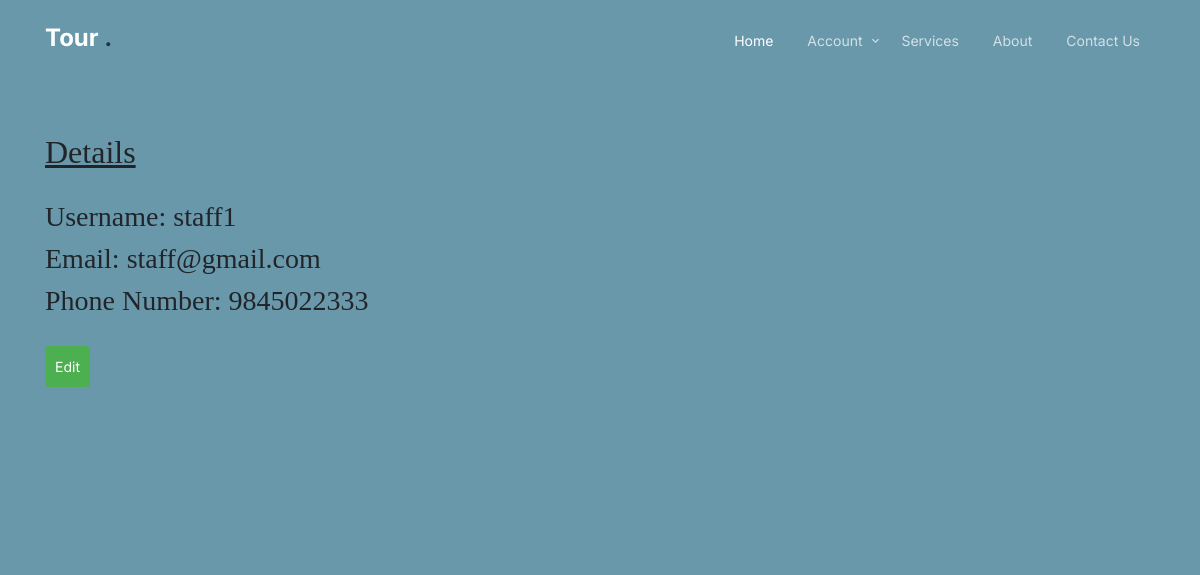
The app's page /user/user_details/ (signed in) with its own data.
### account/models.py (models this page shows, shortened)
class User(AbstractBaseUser, PermissionsMixin):
    email = models.EmailField(
        verbose_name="Email",
        max_length=255,
        unique=True,
    )
    tc = models.IntegerField(default=0)
    ph = models.CharField(max_length=20)
    username = models.CharField(max_length=200)
    is_active = models.BooleanField(default=False)
    is_admin = models.BooleanField(default=False)
    is_customer_user = models.BooleanField(default=False)
    is_merchant = models.BooleanField(default=False)
    is_staff_member = models.BooleanField(default=False)
    created_at = models.DateTimeField(auto_now_add=True)
    updated_at = models.DateTimeField(auto_now=True)
    objects = UserManager()
    USERNAME_FIELD = "email"
    REQUIRED_FIELDS = ['username', 'ph']
    '''def has_perm(self, perm, obj=None):
        "Does the user have a specific permission?"
        # Simplest possible answer: Yes, always
        return True'''
    '''def has_module_perms(self, app_label):
        "Does the user have permissions to view the app `app_label`?"
        # Simplest possible answer: Yes, always
        return True'''

### account/views.py (the view)
# urls.py: path('user_details/',User_details.as_view(),name='user_details'),
@method_decorator(login_required(login_url='Login'), name='dispatch')
class User_details(View):
    def get(self, request, *args, **kwargs):
        return render(request,'account/user_details.html')

### templates/account/user_details.html (shortened to what this page needs)
{% extends 'setup/base.html' %}
{% load static %}
{%block header %}
{% include "setup/nav.html" %}
{% endblock %}
{% block content %}
<div class="hero">
    <div class="container">
    <br>
    <h2><u>Details</u></h2>
    <br>
    <h3>Username: {{request.user.username}}</h3>
    <h3>Email: {{request.user.email}}</h3>
    <h3>Phone Number: {{request.user.ph}}</h3>
    <br>
    <a href ="{% url 'edit_user' %}"><button type="submit">Edit</button></a>
  </div>
</div>
{% endblock %}

### static/css/style.css (style rules this page uses)
body { font-family: "Inter", sans-serif; line-height: 1.5; background: #ffffff; overflow-x: hidden; font-size: 14px; }
body:before { content: ""; position: fixed; top: 0; left: 0; z-index: 99; right: 0; bottom: 0; background: rgba(0, 0, 0, 0.2); opacity: 0; visibility: hidden; -webkit-transition: .3s all ease; -o-transition: .3s all ease; transition: .3s all ease; }
a { color: #1A374D; -webkit-transition: .3s all ease; -o-transition: .3s all ease; transition: .3s all ease; }
h1, .h1, h2, .h2, h3, .h3, h4, .h4 { font-family: "Source Serif Pro", serif; }
.hero { padding: 7rem 0 10rem 0; background: #6998AB; margin-bottom: 100px; }

### records on screen
User: user.username "staff1", user.email "staff@gmail.com", user.ph "9845022333"
